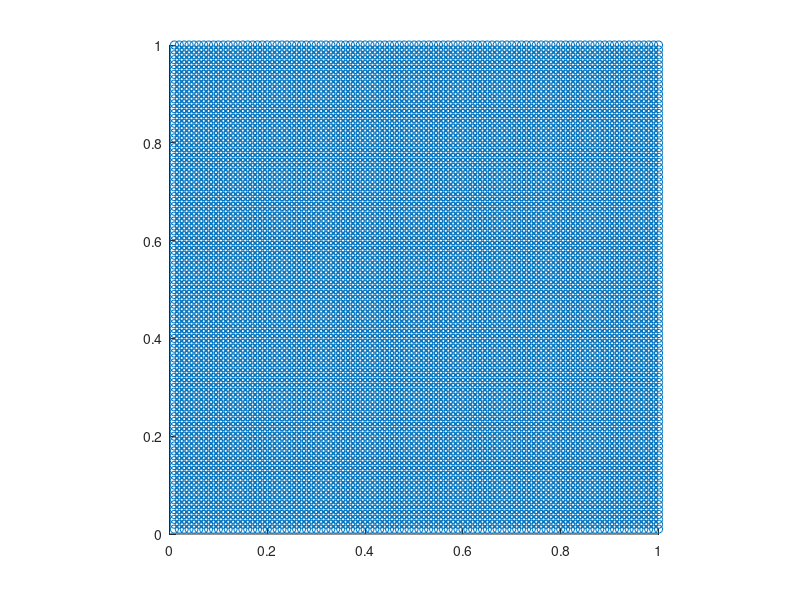
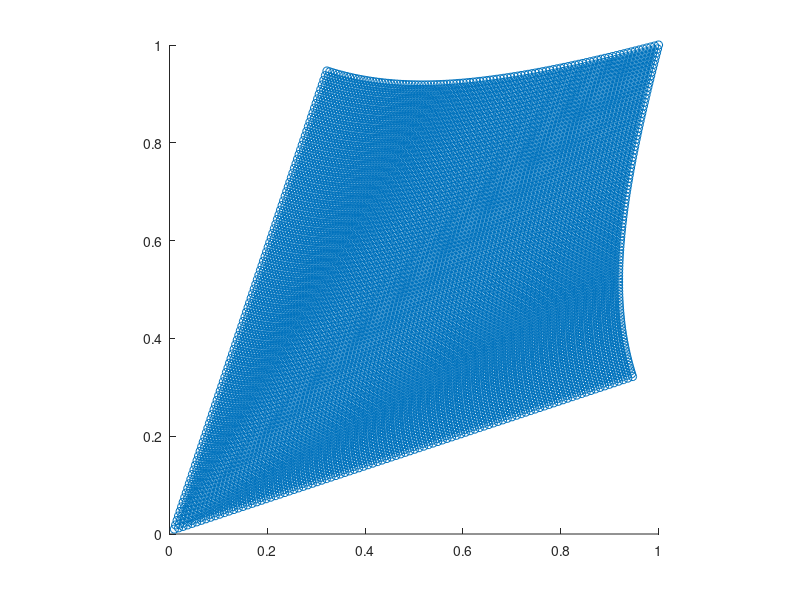
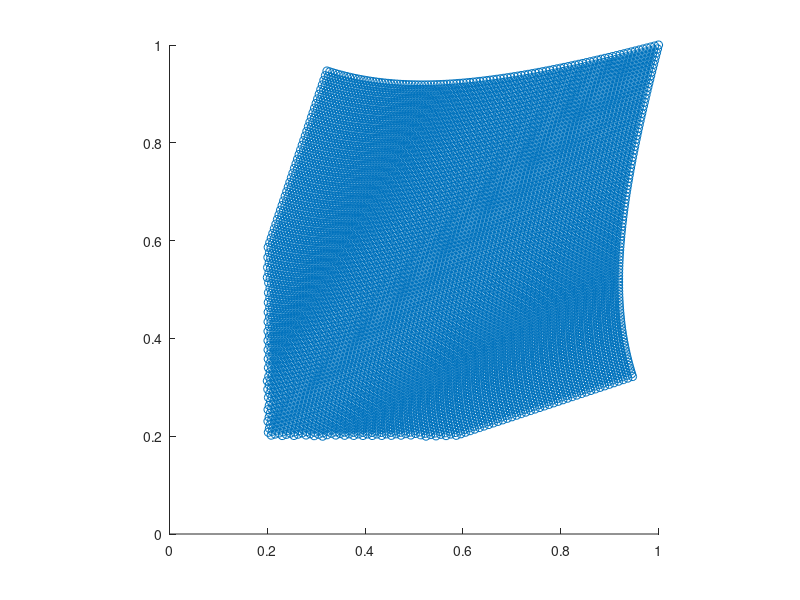
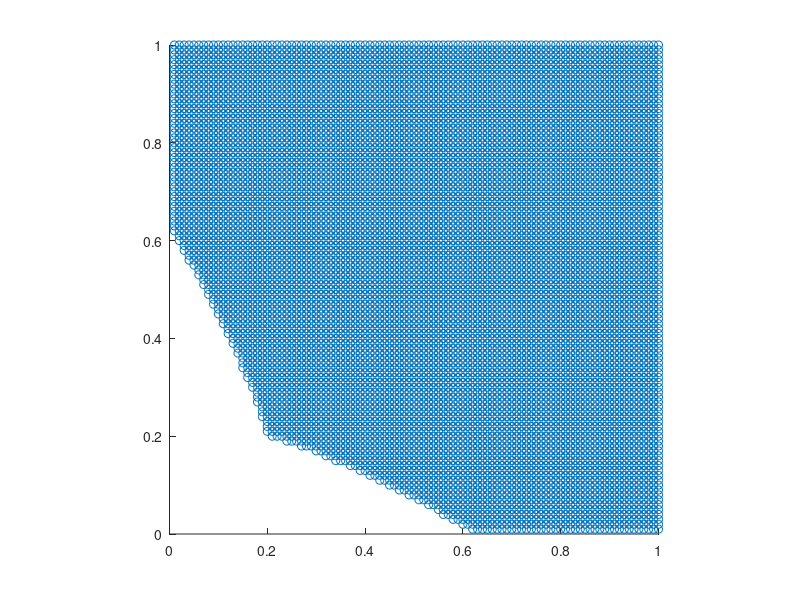

MATLAB code to generate these figures, in order:

figure()
hold on
view(2)
axis equal

points = zeros(100,2);
for i = 1:10000
    points(i,1) = (mod(i-1,100)+1)/100;
    points(i,2) = ceil((i)/100)/100;
end
scatter(points(:,1),points(:,2),'b.')
xlim([0,1])
ylim([0,1])

rv = [1/2,1/2];
pointsLength = sqrt(points(:,1) .^ 2 + points(:,2) .^ 2);
normalPoints = points ./ pointsLength;
pdash = normalPoints + 1 .* rv;
pdash = pdash ./ sqrt(pdash(:,1) .^ 2 + pdash(:,2) .^ 2) .* pointsLength;
figure()
hold on
view(2)
axis equal
scatter(pdash(:,1),pdash(:,2),'b.')
xlim([0,1])
ylim([0,1])

pdash_domi = pdash(pdash(:,1)>0.2 & pdash(:,2)>0.2,:);
figure()
hold on
view(2)
axis equal
scatter(pdash_domi(:,1),pdash_domi(:,2),'b.')
xlim([0,1])
ylim([0,1])

p_domi = points(pdash(:,1)>0.2 & pdash(:,2)>0.2,:);
figure()
hold on
view(2)
axis equal
scatter(p_domi(:,1),p_domi(:,2),'b.')
xlim([0,1])
ylim([0,1])
% points = [0.2,0.7];
% scatter(points(:,1),points(:,2),2000,'b.')
% 
% rv = [1/2,1/2];
% pointsLength = sqrt(points(:,1) .^ 2 + points(:,2) .^ 2);
% normalPoints = points ./ pointsLength;
% pdash = normalPoints + 0.1 .* rv;
% pdash = pdash ./ sqrt(pdash(:,1) .^ 2 + pdash(:,2) .^ 2) .* pointsLength;
% scatter(pdash(:,1),pdash(:,2),2000,'r.')
% 
% rv = [1/2,1/2];
% pointsLength = sqrt(points(:,1) .^ 2 + points(:,2) .^ 2);
% normalPoints = points ./ pointsLength;
% pdash = normalPoints + 0.5 .* rv;
% pdash = pdash ./ sqrt(pdash(:,1) .^ 2 + pdash(:,2) .^ 2) .* pointsLength;
% scatter(pdash(:,1),pdash(:,2),2000,'r.')
% 
% rv = [1/2,1/2];
% pointsLength = sqrt(points(:,1) .^ 2 + points(:,2) .^ 2);
% normalPoints = points ./ pointsLength;
% pdash = normalPoints + 0.8 .* rv;
% pdash = pdash ./ sqrt(pdash(:,1) .^ 2 + pdash(:,2) .^ 2) .* pointsLength;
% scatter(pdash(:,1),pdash(:,2),2000,'r.')
% 
% rv = [1/2,1/2];
% pointsLength = sqrt(points(:,1) .^ 2 + points(:,2) .^ 2);
% normalPoints = points ./ pointsLength;
% pdash = normalPoints + 1 .* rv;
% pdash = pdash ./ sqrt(pdash(:,1) .^ 2 + pdash(:,2) .^ 2) .* pointsLength;
% scatter(pdash(:,1),pdash(:,2),2000,'r.')
% 
% rv = [1/2,1/2];
% pointsLength = sqrt(points(:,1) .^ 2 + points(:,2) .^ 2);
% normalPoints = points ./ pointsLength;
% pdash = normalPoints + 1.25 .* rv;
% pdash = pdash ./ sqrt(pdash(:,1) .^ 2 + pdash(:,2) .^ 2) .* pointsLength;
% scatter(pdash(:,1),pdash(:,2),2000,'r.')
% 
% rv = [1/2,1/2];
% pointsLength = sqrt(points(:,1) .^ 2 + points(:,2) .^ 2);
% normalPoints = points ./ pointsLength;
% pdash = normalPoints + 2 .* rv;
% pdash = pdash ./ sqrt(pdash(:,1) .^ 2 + pdash(:,2) .^ 2) .* pointsLength;
% scatter(pdash(:,1),pdash(:,2),2000,'r.')
% 
% rv = [1/2,1/2];
% pointsLength = sqrt(points(:,1) .^ 2 + points(:,2) .^ 2);
% normalPoints = points ./ pointsLength;
% pdash = normalPoints + 10 .* rv;
% pdash = pdash ./ sqrt(pdash(:,1) .^ 2 + pdash(:,2) .^ 2) .* pointsLength;
% scatter(pdash(:,1),pdash(:,2),2000,'r.')
% 
% 
% points = [0.7,0.2];
% 
% scatter(points(:,1),points(:,2),2000,'b.')
% 
% rv = [1/2,1/2];
% pointsLength = sqrt(points(:,1) .^ 2 + points(:,2) .^ 2);
% normalPoints = points ./ pointsLength;
% pdash = normalPoints + 0.1 .* rv;
% pdash = pdash ./ sqrt(pdash(:,1) .^ 2 + pdash(:,2) .^ 2) .* pointsLength;
% scatter(pdash(:,1),pdash(:,2),2000,'r.')
% 
% rv = [1/2,1/2];
% pointsLength = sqrt(points(:,1) .^ 2 + points(:,2) .^ 2);
% normalPoints = points ./ pointsLength;
% pdash = normalPoints + 0.5 .* rv;
% pdash = pdash ./ sqrt(pdash(:,1) .^ 2 + pdash(:,2) .^ 2) .* pointsLength;
% scatter(pdash(:,1),pdash(:,2),2000,'r.')
% 
% rv = [1/2,1/2];
% pointsLength = sqrt(points(:,1) .^ 2 + points(:,2) .^ 2);
% normalPoints = points ./ pointsLength;
% pdash = normalPoints + 0.8 .* rv;
% pdash = pdash ./ sqrt(pdash(:,1) .^ 2 + pdash(:,2) .^ 2) .* pointsLength;
% scatter(pdash(:,1),pdash(:,2),2000,'r.')
% 
% rv = [1/2,1/2];
% pointsLength = sqrt(points(:,1) .^ 2 + points(:,2) .^ 2);
% normalPoints = points ./ pointsLength;
% pdash = normalPoints + 1 .* rv;
% pdash = pdash ./ sqrt(pdash(:,1) .^ 2 + pdash(:,2) .^ 2) .* pointsLength;
% scatter(pdash(:,1),pdash(:,2),2000,'r.')
% 
% rv = [1/2,1/2];
% pointsLength = sqrt(points(:,1) .^ 2 + points(:,2) .^ 2);
% normalPoints = points ./ pointsLength;
% pdash = normalPoints + 1.25 .* rv;
% pdash = pdash ./ sqrt(pdash(:,1) .^ 2 + pdash(:,2) .^ 2) .* pointsLength;
% scatter(pdash(:,1),pdash(:,2),2000,'r.')
% 
% rv = [1/2,1/2];
% pointsLength = sqrt(points(:,1) .^ 2 + points(:,2) .^ 2);
% normalPoints = points ./ pointsLength;
% pdash = normalPoints + 2 .* rv;
% pdash = pdash ./ sqrt(pdash(:,1) .^ 2 + pdash(:,2) .^ 2) .* pointsLength;
% scatter(pdash(:,1),pdash(:,2),2000,'r.')
% 
% rv = [1/2,1/2];
% pointsLength = sqrt(points(:,1) .^ 2 + points(:,2) .^ 2);
% normalPoints = points ./ pointsLength;
% pdash = normalPoints + 10 .* rv;
% pdash = pdash ./ sqrt(pdash(:,1) .^ 2 + pdash(:,2) .^ 2) .* pointsLength;
% scatter(pdash(:,1),pdash(:,2),2000,'r.')



